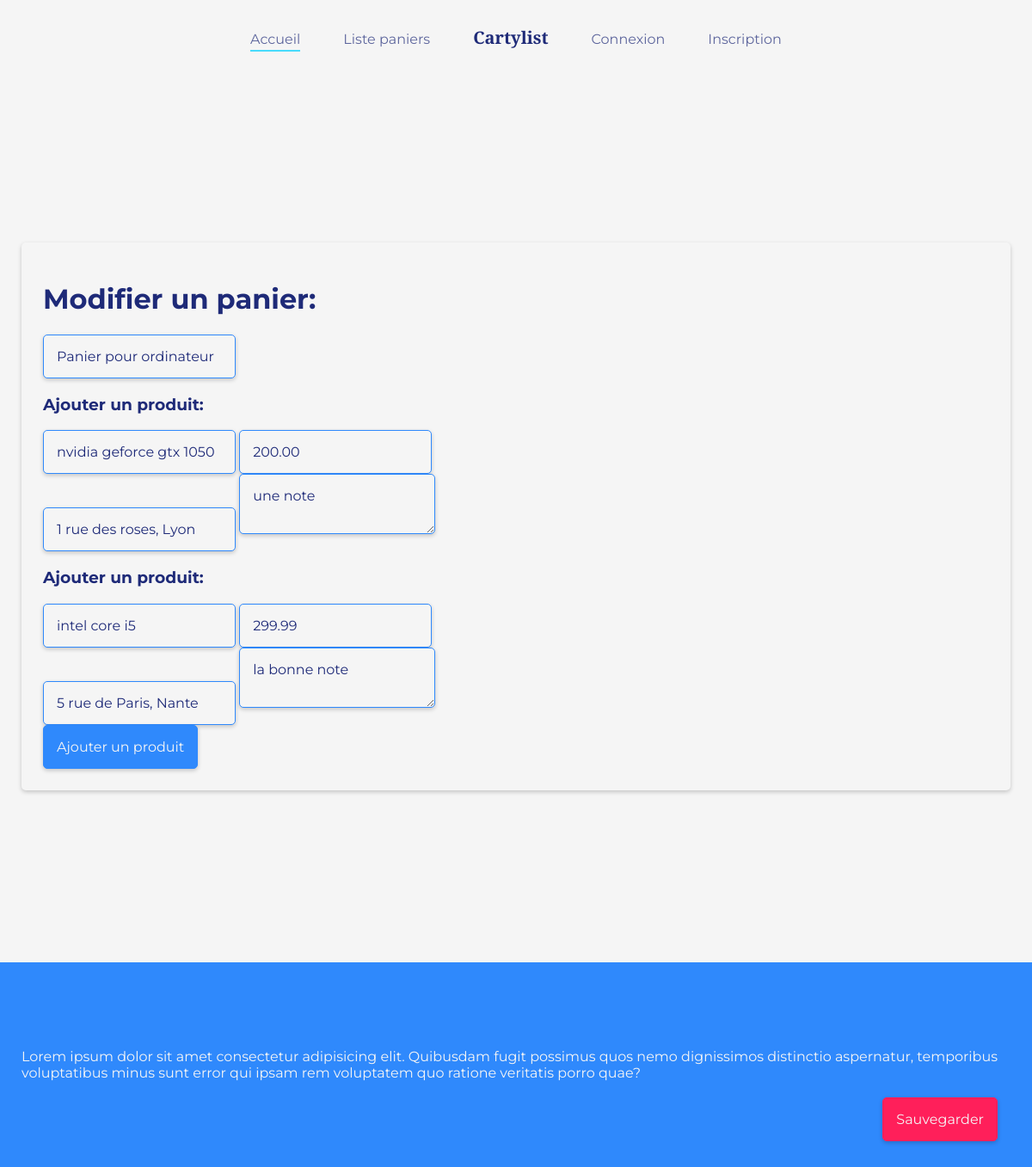
/public/vues/modifier_panier.php?id=2, run on the app's committed database.
### tables this page shows
CREATE TABLE `panier` (
  `id` int(11) NOT NULL AUTO_INCREMENT,
  `nom` text NOT NULL,

  PRIMARY KEY (`id`)
);

CREATE TABLE `article` (
  `id` int(11) NOT NULL AUTO_INCREMENT,
  `panier` int(11) NOT NULL,
  `nom` text NOT NULL,
  `prix` decimal(7,2) DEFAULT NULL,
  `adresse` varchar(255) DEFAULT NULL,
  `notes` text DEFAULT NULL,
  

  PRIMARY KEY (`id`)
);

### public/vues/modifier_panier.php (the view, shortened to what this page needs)
<?php
try {
	$bdd = new PDO($DSN, $USAGER, $MDP);
	$sqlPanier = "SELECT panier.id, panier.nom FROM panier WHERE id=" . $_GET["id"] . ";";
	$demandePanier = $bdd->prepare($sqlPanier);
	$demandePanier->execute();
    $panier = $demandePanier->fetch(PDO::FETCH_ASSOC);
	$sqlProduits = "SELECT article.id, article.nom, article.prix, article.adresse, article.notes FROM article WHERE article.panier=" . $_GET["id"] . ";";
	$demandeProduits = $bdd->prepare($sqlProduits);
	$demandeProduits->execute();
    $produits = $demandeProduits->fetchAll(PDO::FETCH_ASSOC);
} catch(PDOException $e) {
	echo '<br>' . $e->getMessage() . '<br>';
}
?>
<?php include "./includes/header.php" ?>
    <main>
        <div class="conteneur-centre-page">
            <div class="conteneur panier-editer">
                <form method="POST" action="./traitement_modifier_panier.php">
                    <div class="lil-row ">
                        <h1>Modifier un panier:</h1>
                        <div class="lil-col 12-12">
                            <input class="champ-texte width-100 block" type="text" placeholder="Nom du panier" name="nom_panier" value="<?= $panier["nom"] ?>">
                        </div>
                    </div>
                    <div id="conteneur-produits">
                        <?php foreach ($produits as $i => $produit) { ?>
                            <div id="<?= $i ?>" class="panier-conteneur">
                                <h3>Ajouter un produit:</h3>
                                <div class="lil-row lil-col between margin-tb-10">
                                    <input class="champ-texte lil-col 8-12" type="text" placeholder="Nom du produit" name="nom_produit_<?= $i ?>" value="<?= $produit['nom'] ?>">
                                    <input class="champ-texte lil-col 4-12" type="text" placeholder="Prix"  name="prix_produit_<?= $i ?>" value="<?= $produit['prix'] ?>">
                                </div>
                                <input class="champ-texte width-100 margin-tb-10" type="text" placeholder="Adresse du produit"  name="adresse_produit_<?= $i ?>" value="<?= $produit['adresse'] ?>">
                                <textarea class="champ-texte width-100 margin-tb-10" placeholder="Si vous avez des notes" name="notes_produit_<?= $i ?>"><?= $produit['notes'] ?></textarea>
                            </div>
                        <?php } ?>
                    </div>
                    <button  type="submit" class="bouton sauvegarder-btn">Sauvegarder</button>
                </form>
                <div class="">
                    <button id="ajouterProduit" class="bouton margin-tb-5">Ajouter un produit</button>
                </div>
            </div>
        </div>
    </main>
<?php include "./includes/footer.php" ?>

### public/vues/includes/header.php (shortened to what this page needs)
<!DOCTYPE html>
<html lang="en">
<head>
	<link rel="stylesheet" href="<?= $PATH ?>/css/style.css">
	<link rel="stylesheet" href="<?= $PATH ?>/css/ajouter_panier.css">
	<link rel='stylesheet' href='https://cdn.jsdelivr.net/gh/ColinEspinas/lilcss/css/grid.min.css'>
	<link rel='stylesheet' href='https://cdn.jsdelivr.net/gh/ColinEspinas/lilcss/css/utility.min.css'>
</head>
<body>
	<nav class="nav-principale">
		<ul class="menu-principal">
			<li class="actif"><a href="<?= $PATH ?>/vues/index.php">Accueil</a></li>
			<li><a href="<?= $PATH ?>/vues/liste_panier.php">Liste paniers</a></li>
			<li class="marque"><a href="">Cartylist</a></li>
			<li><a href="#">Connexion</a></li>
			<li class="special"><a href="#">Inscription</a></li>
		</ul>
	</nav>

### public/vues/includes/footer.php
<footer>
		<div class="conteneur-pleine-page">
			<div class="conteneur-centre-page">
				<p>Lorem ipsum dolor sit amet consectetur adipisicing elit. Quibusdam fugit possimus quos nemo
					dignissimos
					distinctio aspernatur, temporibus voluptatibus minus sunt error qui ipsam rem voluptatem quo ratione
					veritatis porro quae?</p>
			</div>
		</div>
	</footer>
</body>
</html>

### public/css/style.css (style rules this page uses)
:root { --primaire-sombre: #1e2a78; --primaire-claire: #f5f5f5; --secondaire-claire: #00d1ff; --secondaire-sombre: #2f89fc; --accent-claire: #ff4d7c; --accent: #ff1f5a; --accent-sombre: #e6003c; --police-regu: 'Montserrat', sans-serif; --police-special: 'Playfair Display', serif; }
*,*::before,::after { box-sizing: border-box; }
body { margin: 0; font-family: var(--police-regu); color: var(--primaire-sombre); background-color: var(--primaire-claire); }
.menu-principal { max-width: 1200px; display: flex; align-items: baseline; justify-content: center; padding: 0; margin: 5px auto; padding: 0 25px; list-style-type: none; }
.menu-principal li>a { display: block; color: var(--primaire-sombre); opacity: 0.7; text-decoration: none; margin: 25px; position: relative; font-size: 1em; transition: opacity 200ms ease; }
.menu-principal li:not(.marque)>a::after { content: ""; position: absolute; bottom: -5px; left: 0; height: 2px; width: 0; background-color: var(--secondaire-claire); transition: width 300ms cubic-bezier(.68,.03,.49,1.49); }
.menu-principal li:not(.marque)>a:hover::after, .menu-principal li.actif>a::after { width: 100%; }
.menu-principal>.marque { font-family: var(--police-special); font-size: 1.25em; font-weight: bold; }
.menu-principal>.marque>a { opacity: 1; }
.bouton { display: inline-block; border: 1px solid var(--secondaire-sombre); text-decoration: none; background-color: var(--secondaire-sombre); color: var(--primaire-claire); padding: 15px; text-align: center; font-size: 1em; font-family: var(--police-regu); border-radius: 5px; box-shadow: 0 2px 5px 0px rgba(0, 0, 0, 0.2); cursor: pointer; transition: background-color 200ms ease, transform 200ms ease, border 200ms ease; outline: none; }
.champ-texte { border: 1px solid var(--secondaire-sombre); background-color: var(--primaire-claire); box-shadow: 0 2px 5px 0px rgba(0, 0, 0, 0.2); padding: 15px; border-radius: 5px; outline: none; font-size: 1em; font-family: var(--police-regu); color: var(--primaire-sombre); resize: vertical; transition: border 200ms ease; }
.conteneur { padding: 25px; box-shadow: 0 2px 5px 0px rgba(0, 0, 0, 0.2); border-radius: 5px; }
.conteneur-centre-page { max-width: 1200px; margin: 0 auto; padding: 0 25px; }
.conteneur-pleine-page { background-color: var(--secondaire-sombre); }
footer p { padding: 100px 0; margin: 0; color: var(--primaire-claire); }

### public/css/ajouter_panier.css (style rules this page uses)
.sauvegarder-btn { position: fixed; bottom: 30px; right: 40px; z-index: 99; background-color: var(--accent); border-color: var(--accent); }
.panier-editer { margin: 200px 0; }

### data on the page
panier: nom_panier "Panier pour ordinateur"
article: nom_produit_0 "nvidia geforce gtx 1050", prix_produit_0 "200.00", adresse_produit_0 "1 rue des roses, Lyon", notes_produit_0 "une note"
article: nom "intel core i5", prix "299.99", adresse "5 rue de Paris, Nante", notes "la bonne note"
